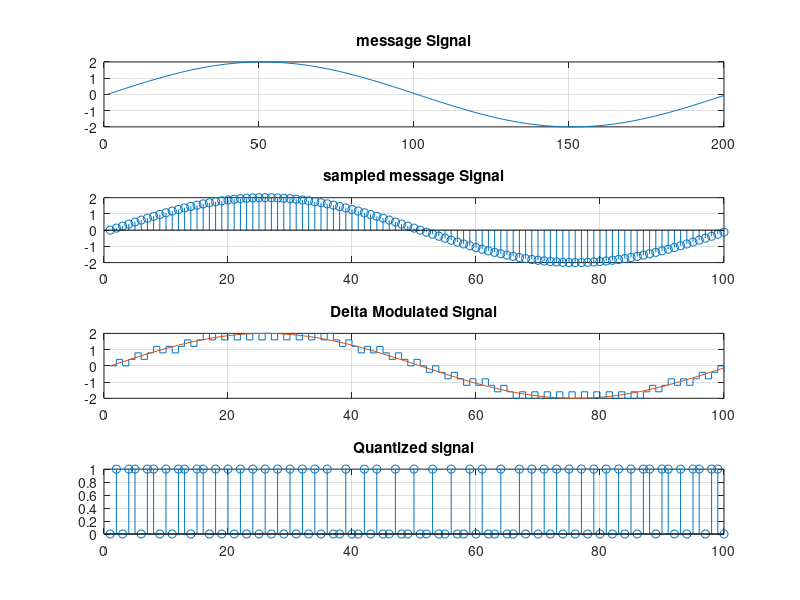
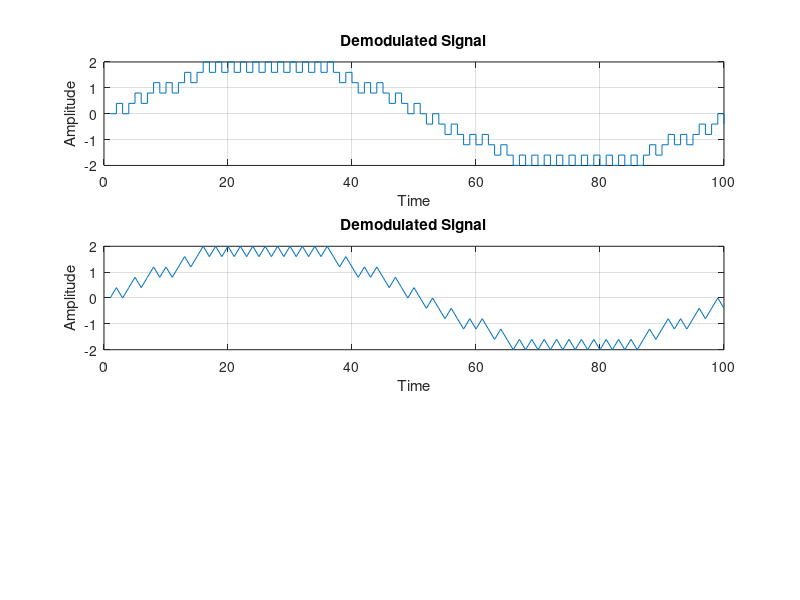

Write MATLAB code to recreate these figures, in order. (Note: this script raises an error after producing the figures.)
%NAME-ARCHIT VASHIST
%ROLL -2021BEC0022
%DELTA MODULATION IN MATLAB
clc;
clear all;
close all;
%message frequency
fm=1;
%message amplitude
A_m=2;
%sampling frequency higher
fs1=200*fm;
%sampling time
Ts1=1/fs1;
%time interval
t1=0:Ts1:1-Ts1;
%message signal
m_t=A_m*sin(2*pi*fm*t1);
%step size initialisation
step_size=0.4;
%Higher sampling time for taking samples from the given message signal
t2=0:2*Ts1:1-Ts1;
%samples
sample=A_m*sin(2*pi*fm*t2);
figure(1)
subplot(4,1,1)
plot(m_t);
title('message Signal');
grid on;
subplot(4,1,2)
stem(sample);
title('sampled message Signal');
grid on;
% Initialize delta modulation output signal
delta_modulated_signal = zeros(size(sample));
% Initialize delta modulation output signal
delta_modulated_signal(1) = sample(1); % Set the first sample
quantized_signal=[];
% Perform delta modulation
for i = 2:length(sample)
 if sample(i) >=delta_modulated_signal(i-1)%if sample is greater then add step size
 delta_modulated_signal(i) = delta_modulated_signal(i-1) + step_size;
 quantized_signal(i)=1;
 else %if sample is less than quantized level then decrease
 delta_modulated_signal(i) = delta_modulated_signal(i-1) - step_size;
 quantized_signal(i)=0;
 end
end
% Plot the delta-modulated signal
subplot(4,1,3)
stairs(delta_modulated_signal);
title('Delta Modulated Signal');
hold on;
plot(sample);
hold off;
grid on;
subplot(4,1,4)
stem(quantized_signal);
title('Quantized signal');
grid on;
%%DEMODULATION
% Initialize the demodulated signal
demodulated_signal = zeros(size(delta_modulated_signal));
demodulated_signal(1)=0;
% Perform delta demodulation
for i = 2:length(quantized_signal)
 
 if quantized_signal(i) == 1 %means increase by step size
 demodulated_signal(i) = demodulated_signal(i-1) + step_size;
 else %means decrease by step size
 demodulated_signal(i) = demodulated_signal(i-1) - step_size;
 end
end
% Plot the demodulated signal
figure(2);
subplot(3,1,1);
stairs(demodulated_signal);
title('Demodulated Signal');
xlabel('Time');
ylabel('Amplitude');
grid on;
%demodulated signal
subplot(3,1,2);
plot(demodulated_signal);
title('Demodulated Signal');
xlabel('Time');
ylabel('Amplitude');
grid on;
%low pass filter 
filtered_signal=lowpass(demodulated_signal,fm,(1/(2*Ts1)));
% Plot the filtered signal
subplot(3,1,3);
plot(filtered_signal);
title('Filtered Signal');
xlabel('Time');
ylabel('Amplitude');
grid on;
hold on;
plot(sample);
title('Original Message Signal');
xlabel('Time');
ylabel('Amplitude');
legend('recovered signal','original message signal');
hold off
grid on;